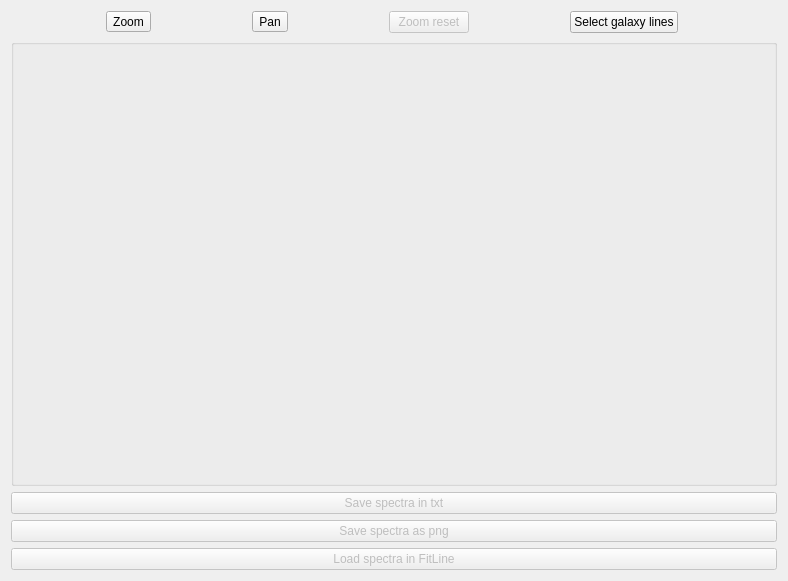
<?xml version="1.0" encoding="UTF-8"?>
<ui version="4.0">
 <class>spectrumVisualization</class>
 <widget class="QDialog" name="spectrumVisualization">
  <property name="geometry">
   <rect>
    <x>0</x>
    <y>0</y>
    <width>788</width>
    <height>581</height>
   </rect>
  </property>
  <property name="windowTitle">
   <string>spectrumVisualization</string>
  </property>
  <layout class="QGridLayout" name="gridLayout_2">
   <item row="0" column="0">
    <layout class="QGridLayout" name="gridLayout">
     <item row="1" column="0" colspan="2">
      <widget class="QGroupBox" name="groupBox">
       <property name="title">
        <string/>
       </property>
       <layout class="QVBoxLayout" name="verticalLayout_2">
        <item>
         <layout class="QVBoxLayout" name="spectrumLayout_vbox"/>
        </item>
       </layout>
      </widget>
     </item>
     <item row="5" column="0" colspan="2">
      <widget class="QPushButton" name="saveButton">
       <property name="enabled">
        <bool>false</bool>
       </property>
       <property name="focusPolicy">
        <enum>Qt::NoFocus</enum>
       </property>
       <property name="text">
        <string>Save spectra in txt</string>
       </property>
      </widget>
     </item>
     <item row="7" column="0" colspan="2">
      <widget class="QPushButton" name="loadButton">
       <property name="enabled">
        <bool>false</bool>
       </property>
       <property name="text">
        <string>Load spectra in FitLine</string>
       </property>
      </widget>
     </item>
     <item row="0" column="0" colspan="2">
      <layout class="QHBoxLayout" name="horizontalLayout_2">
       <property name="sizeConstraint">
        <enum>QLayout::SetFixedSize</enum>
       </property>
       <item>
        <widget class="QToolButton" name="zoomButton">
         <property name="sizePolicy">
          <sizepolicy hsizetype="Fixed" vsizetype="Fixed">
           <horstretch>0</horstretch>
           <verstretch>0</verstretch>
          </sizepolicy>
         </property>
         <property name="text">
          <string>Zoom</string>
         </property>
         <property name="checkable">
          <bool>false</bool>
         </property>
         <property name="toolButtonStyle">
          <enum>Qt::ToolButtonTextOnly</enum>
         </property>
        </widget>
       </item>
       <item>
        <widget class="QToolButton" name="panButton">
         <property name="sizePolicy">
          <sizepolicy hsizetype="Fixed" vsizetype="Fixed">
           <horstretch>0</horstretch>
           <verstretch>0</verstretch>
          </sizepolicy>
         </property>
         <property name="text">
          <string>Pan</string>
         </property>
         <property name="checkable">
          <bool>false</bool>
         </property>
         <property name="toolButtonStyle">
          <enum>Qt::ToolButtonTextOnly</enum>
         </property>
        </widget>
       </item>
       <item>
        <widget class="QPushButton" name="zoomResetButton">
         <property name="enabled">
          <bool>false</bool>
         </property>
         <property name="sizePolicy">
          <sizepolicy hsizetype="Fixed" vsizetype="Fixed">
           <horstretch>0</horstretch>
           <verstretch>0</verstretch>
          </sizepolicy>
         </property>
         <property name="focusPolicy">
          <enum>Qt::NoFocus</enum>
         </property>
         <property name="text">
          <string>Zoom reset</string>
         </property>
        </widget>
       </item>
       <item>
        <widget class="QPushButton" name="selectLinesButton">
         <property name="sizePolicy">
          <sizepolicy hsizetype="Fixed" vsizetype="Fixed">
           <horstretch>0</horstretch>
           <verstretch>0</verstretch>
          </sizepolicy>
         </property>
         <property name="text">
          <string>Select galaxy lines</string>
         </property>
        </widget>
       </item>
      </layout>
     </item>
     <item row="6" column="0" colspan="2">
      <widget class="QPushButton" name="savePNGButton">
       <property name="enabled">
        <bool>false</bool>
       </property>
       <property name="text">
        <string>Save spectra as png</string>
       </property>
      </widget>
     </item>
    </layout>
   </item>
  </layout>
 </widget>
 <resources/>
 <connections/>
</ui>
